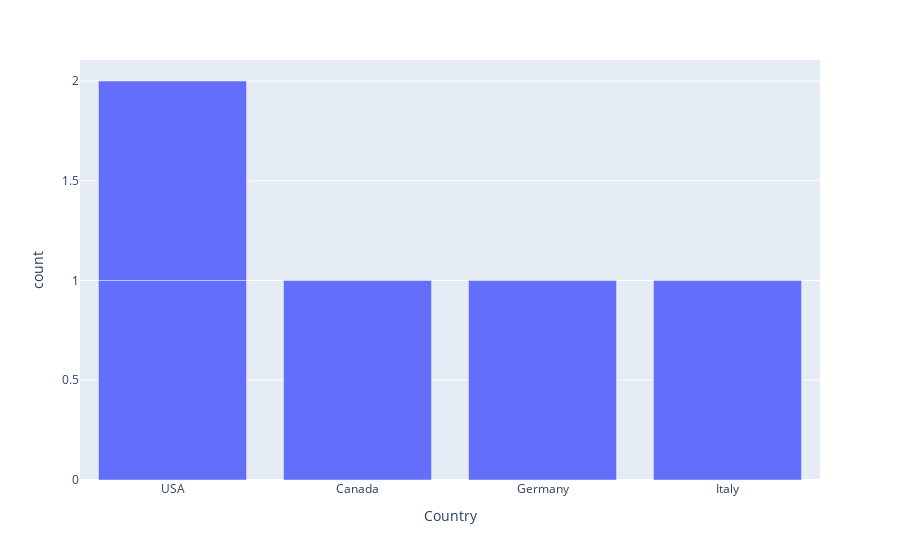

Write notebook code for a chart like this one.
### Code cell
px.bar(df, x = "Country")

### Figure 1 — Plotly figure (JSON) as saved in the notebook; plotly's stock layout.template omitted (floating-point values rounded to 4 significant figures)
{"data": [{"alignmentgroup": "True", "hovertemplate": "Country=%{x}<br>count=%{y}<extra></extra>", "legendgroup": "", "marker": {"color": "#636efa", "pattern": {"shape": ""}}, "name": "", "offsetgroup": "", "orientation": "v", "showlegend": false, "textposition": "auto", "type": "bar", "x": ["USA", "Canada", "Germany", "Italy", "USA"], "xaxis": "x", "y": [1, 1, 1, 1, 1], "yaxis": "y"}], "layout": {"autosize": true, "barmode": "relative", "legend": {"tracegroupgap": 0}, "margin": {"t": 60}, "xaxis": {"anchor": "y", "autorange": true, "domain": [0, 1], "range": [-0.5, 3.5], "title": {"text": "Country"}, "type": "category"}, "yaxis": {"anchor": "x", "autorange": true, "domain": [0, 1], "range": [0, 2.105], "title": {"text": "count"}, "type": "linear"}}}
